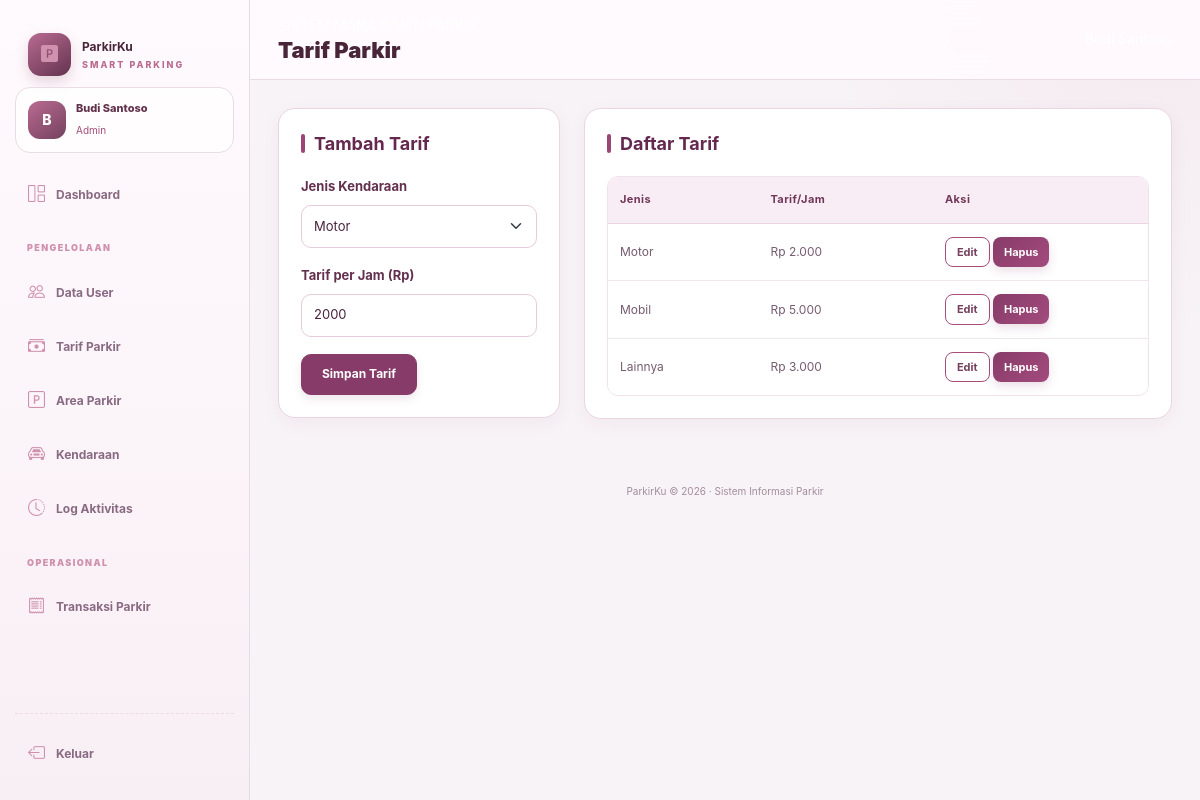
/parkir/admin/tarif.php (signed in), run on the app's committed database.
### tables this page shows
CREATE TABLE `tb_tarif` (
  `id_tarif` int(11) NOT NULL,
  `jenis_kendaraan` enum('motor','mobil','lainnya') NOT NULL,
  `tarif_per_jam` decimal(10,0) NOT NULL
);

### parkir/includes/functions.php (called while the page is built, shortened)
<?php
function e($value): string
{
    return htmlspecialchars(
        (string)($value ?? ''),
        ENT_QUOTES,
        'UTF-8'
    );
}
function rupiah($angka): string
{
    return 'Rp ' . number_format((float)$angka, 0, ',', '.');
}

### parkir/admin/tarif.php (the view, shortened to what this page needs)
<?php
require_once __DIR__ . '/../includes/auth.php';
$edit = null;
$rows = $pdo->query(
    'SELECT * FROM tb_tarif ORDER BY id_tarif'
)->fetchAll();
require __DIR__ . '/../includes/header.php';
require __DIR__ . '/../includes/sidebar.php';
?>
<div class="row g-4">
    <div class="col-12 col-lg-4">
        <div class="panel">
            <h2 class="section-heading">
                <?= $edit ? 'Edit Tarif' : 'Tambah Tarif' ?>
            </h2>
            <form method="post">
                <div class="mb-3">
                    <label class="form-label">Jenis Kendaraan</label>
                    <select name="jenis_kendaraan" class="form-select">
                        <?php foreach (['motor', 'mobil', 'lainnya'] as $j): ?>
                            <option value="<?= e($j) ?>"
                                <?= ($edit['jenis_kendaraan'] ?? 'motor') === $j
                                    ? 'selected' : '' ?>>
                                <?= e(ucfirst($j)) ?>
                            </option>
                        <?php endforeach; ?>
                    </select>
                </div>
                <div class="mb-3">
                    <label class="form-label">Tarif per Jam (Rp)</label>
                    <input type="number" min="0" step="1"
                           name="tarif_per_jam" class="form-control"
                           required
                           value="<?= e($edit['tarif_per_jam'] ?? '2000') ?>">
                </div>
                <button class="btn btn-primary">Simpan Tarif</button>
            </form>
        </div>
    </div>
    <div class="col-12 col-lg-8">
        <div class="panel">
            <h2 class="section-heading">Daftar Tarif</h2>
            <div class="table-responsive">
                <table class="table">
                    <thead>
                        <tr>
                            <th>Jenis</th>
                            <th>Tarif/Jam</th>
                            <th>Aksi</th>
                        </tr>
                    </thead>
                    <tbody>
                        <?php foreach ($rows as $r): ?>
                            <tr>
                                <td><?= e(ucfirst($r['jenis_kendaraan'])) ?></td>
                                <td><?= rupiah($r['tarif_per_jam']) ?></td>
                                <td>
                                    <a class="btn btn-sm btn-outline-primary"
                                       href="?edit=<?= (int)$r['id_tarif'] ?>">
                                        Edit
                                    </a>
                                    <form method="post" class="d-inline"
                                          onsubmit="return confirm('Hapus tarif ini?')">
                                        <button class="btn btn-sm btn-outline-danger">
                                            Hapus
                                        </button>
                                    </form>
                                </td>
                            </tr>
                        <?php endforeach; ?>
                    </tbody>
                </table>
            </div>
        </div>
    </div>
</div>
<?php require __DIR__ . '/../includes/footer.php'; ?>

### data on the page
tb_tarif: jenis_kendaraan "Motor", tarif_per_jam "Rp 2.000"
tb_tarif: jenis_kendaraan "Mobil", tarif_per_jam "Rp 5.000"
tb_tarif: jenis_kendaraan "Lainnya", tarif_per_jam "Rp 3.000"

### other printed values
substr($me['nama_lengkap'] ?? 'U', 0, 1) "B"
$me['nama_lengkap'] "Budi Santoso"
$role "Admin"
$pageTitle "Tarif Parkir"
form field jenis_kendaraan "Motor"
